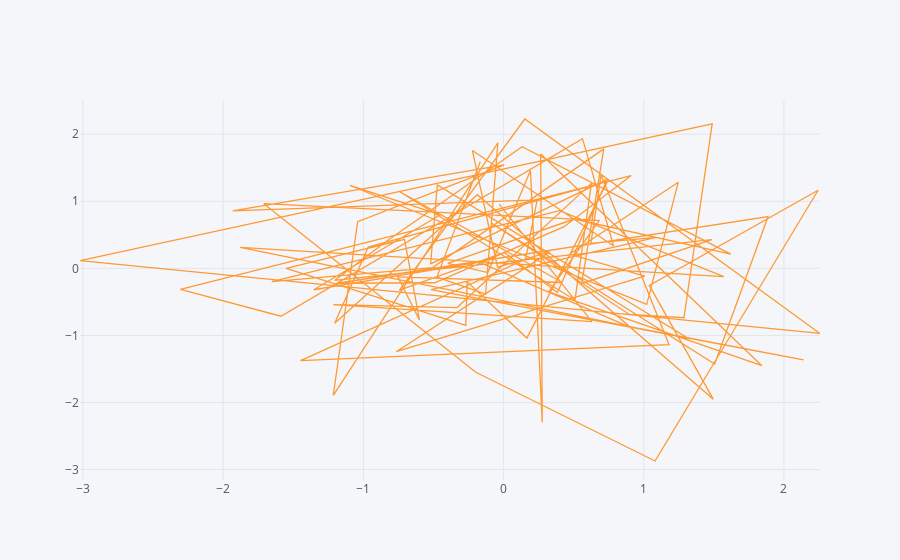

The code cell stored with this chart in its notebook:
### Code cell
df.iplot(kind='scatter', x="A", y="B", mode="markers")
